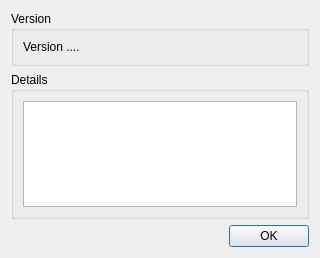
<?xml version="1.0" encoding="UTF-8"?>
<ui version="4.0">
 <class>CAboutDialog</class>
 <widget class="QDialog" name="CAboutDialog">
  <property name="geometry">
   <rect>
    <x>0</x>
    <y>0</y>
    <width>320</width>
    <height>258</height>
   </rect>
  </property>
  <property name="minimumSize">
   <size>
    <width>300</width>
    <height>200</height>
   </size>
  </property>
  <property name="windowTitle">
   <string>About swift</string>
  </property>
  <property name="modal">
   <bool>false</bool>
  </property>
  <layout class="QVBoxLayout" name="vl_Dialog">
   <item>
    <widget class="QGroupBox" name="gb_Version">
     <property name="title">
      <string>Version</string>
     </property>
     <layout class="QVBoxLayout" name="vl_Details">
      <item>
       <widget class="QLabel" name="lbl_VersionValue">
        <property name="text">
         <string>Version ....</string>
        </property>
       </widget>
      </item>
     </layout>
    </widget>
   </item>
   <item>
    <widget class="QGroupBox" name="gb_Details">
     <property name="title">
      <string>Details</string>
     </property>
     <layout class="QVBoxLayout" name="vl_Version">
      <item>
       <widget class="QPlainTextEdit" name="pte_Info">
        <property name="documentTitle">
         <string>about swift details</string>
        </property>
        <property name="lineWrapMode">
         <enum>QPlainTextEdit::NoWrap</enum>
        </property>
        <property name="readOnly">
         <bool>true</bool>
        </property>
       </widget>
      </item>
     </layout>
    </widget>
   </item>
   <item>
    <widget class="QDialogButtonBox" name="bb_AboutDialog">
     <property name="orientation">
      <enum>Qt::Horizontal</enum>
     </property>
     <property name="standardButtons">
      <set>QDialogButtonBox::Ok</set>
     </property>
    </widget>
   </item>
  </layout>
 </widget>
 <tabstops>
  <tabstop>pte_Info</tabstop>
 </tabstops>
 <resources/>
 <connections>
  <connection>
   <sender>bb_AboutDialog</sender>
   <signal>accepted()</signal>
   <receiver>CAboutDialog</receiver>
   <slot>accept()</slot>
   <hints>
    <hint type="sourcelabel">
     <x>261</x>
     <y>248</y>
    </hint>
    <hint type="destinationlabel">
     <x>319</x>
     <y>199</y>
    </hint>
   </hints>
  </connection>
 </connections>
</ui>
